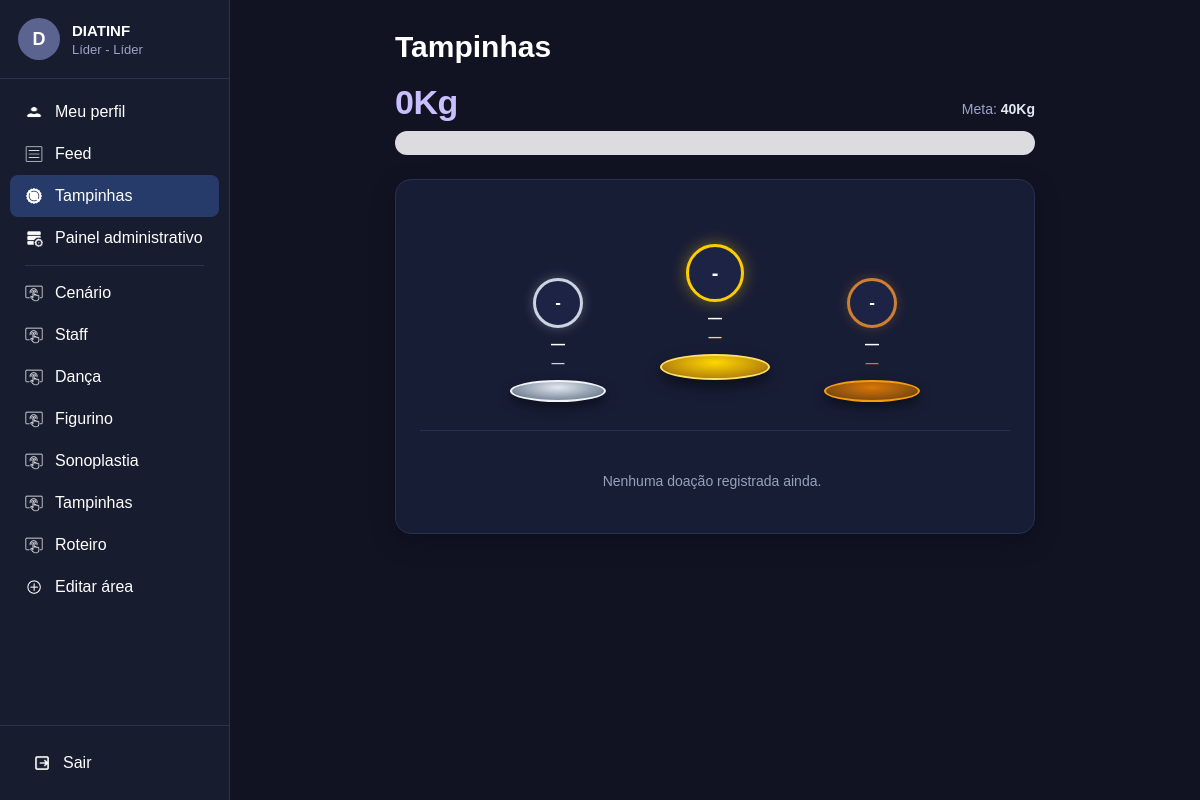
Before: /tampinhas/ (signed in) with the older database file.
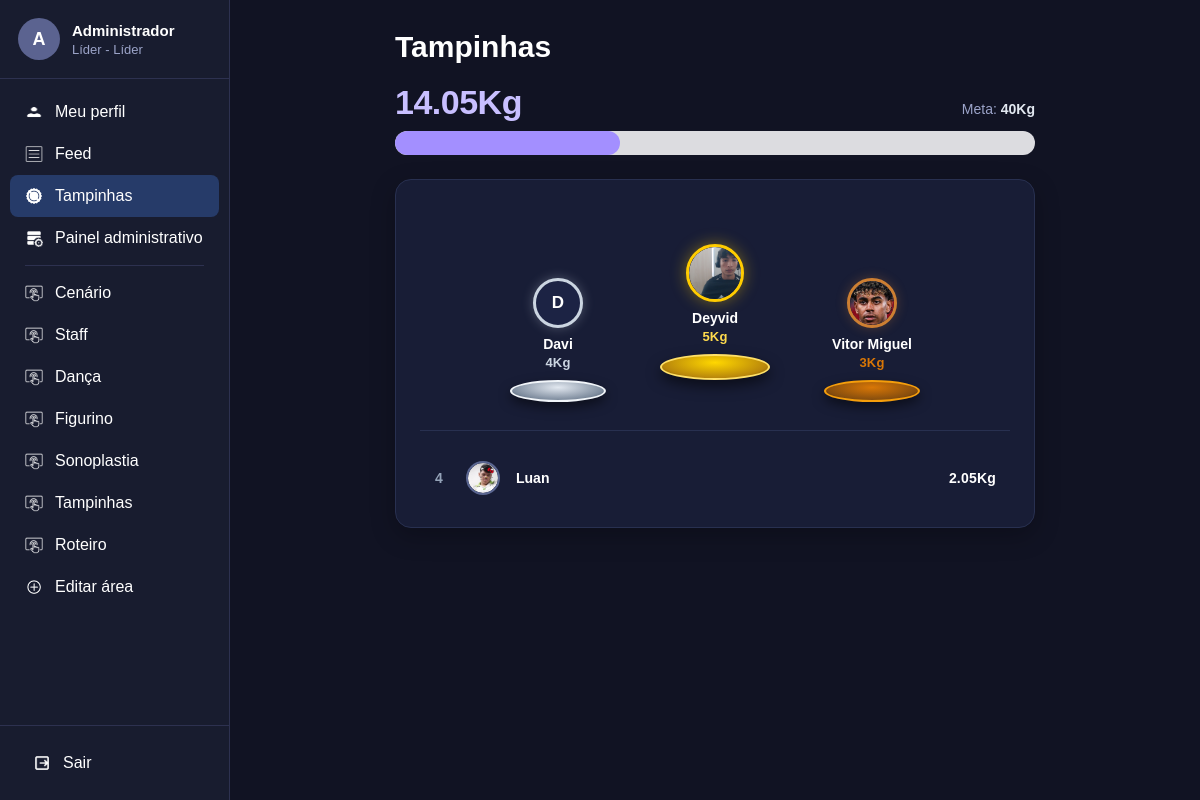
After: the same page with the newer database file.
### usuarios/models.py (models this page shows, shortened)
class Usuario(models.Model):
    nome=models.CharField(max_length=100, blank=True, default="")
    matricula=models.CharField(max_length=20, unique=True)
    senha=models.CharField(max_length=255)
    diretoria=models.CharField(max_length=50)
    areas=models.TextField()
    aprovado=models.BooleanField(default=True)
    sub_lider=models.BooleanField(default=False)
    sublider_de=models.CharField(max_length=50, null=True, blank=True)
    doacao_tampinhas=models.FloatField(default=0)
    foto=models.ImageField(upload_to="perfis/", null=True, blank=True)
    bio=models.TextField(blank=True, default="")
    def nome_exibicao(self):
        if self.nome and self.nome.strip():
            return self.nome.strip()
        return self.matricula
    def inicial_perfil(self):
        base = (self.nome_exibicao() or "U").strip()
        return base[0].upper() if base else "U"
    def eh_administrador(self):
        mat = (self.matricula or "").strip().lower()
        diret = (self.diretoria or "").strip().lower()
        return mat == "admin" or diret in ["líder", "lider", "líder geral", "lider geral"]
    def tem_acesso_painel(self):
        return self.eh_administrador() or self.sub_lider
    def get_areas_sidebar(self):
        if self.eh_administrador():
            return ["Cenário", "Staff", "Dança", "Figurino", "Sonoplastia", "Tampinhas", "Roteiro"]
        return self.get_areas_ordenadas()

### usuarios/views.py (the view)
# urls.py: path("tampinhas/", views.tampinhas, name="tampinhas"),
def tampinhas(request):
    usuario = usuario_logado(request)
    if usuario is None:
        return redirect("login")
    meta_kg = obter_meta_tampinhas_kg()
    meta_kg_formatada = formatar_kg(meta_kg, is_gramas=False)
    total_gramas_geral = DoacaoTampinhas.objects.filter(
        usuario__aprovado=True
    ).exclude(
        usuario__matricula="admin"
    ).aggregate(tot=models.Sum("quantidade_gramas"))["tot"]
    if total_gramas_geral is None:
        total_kg_db = Usuario.objects.filter(aprovado=True).exclude(
            matricula="admin"
        ).aggregate(tot=models.Sum("doacao_tampinhas"))["tot"] or 0
        total_geral_d = Decimal(str(total_kg_db))
    else:
        total_geral_d = Decimal(total_gramas_geral) / Decimal("1000")
    s_tot = f"{total_geral_d:.3f}".rstrip("0").rstrip(".")
    if not s_tot or s_tot == "-0":
        s_tot = "0"
    total_geral_kg = f"{s_tot}Kg"
    if meta_kg > 0:
        progresso_porcentagem = min(100.0, float((total_geral_d / meta_kg) * Decimal("100")))
    else:
        progresso_porcentagem = 0.0
    membros = Usuario.objects.filter(aprovado=True).exclude(matricula="admin")
    membros_validos = [m for m in membros if not m.eh_administrador()]
    ranking = []
    for m in membros_validos:
        tot_g = DoacaoTampinhas.objects.filter(usuario=m).aggregate(
            tot=models.Sum("quantidade_gramas")
        )["tot"]
        if tot_g is None and m.doacao_tampinhas > 0:
            tot_g = int(Decimal(str(m.doacao_tampinhas)) * Decimal("1000"))
        if tot_g and tot_g > 0:
            d_membro = Decimal(tot_g) / Decimal("1000")
            s_membro = f"{d_membro:.3f}".rstrip("0").rstrip(".")
            if not s_membro or s_membro == "-0":
                s_membro = "0"
            ranking.append({
                "usuario": m,
                "matricula": m.matricula,
                "total_gramas": tot_g,
                "total_kg": d_membro,
                "total_formatado": f"{s_membro}Kg",
            })
    ranking.sort(key=lambda x: (-x["total_gramas"], x["matricula"]))
    primeiro = ranking[0] if len(ranking) > 0 else None
    segundo = ranking[1] if len(ranking) > 1 else None
    terceiro = ranking[2] if len(ranking) > 2 else None
    demais_participantes = []
    for idx, item in enumerate(ranking[3:], start=4):
        item_com_posicao = dict(item)
        item_com_posicao["posicao"] = idx
        demais_participantes.append(item_com_posicao)
    return render(request, "tampinhas.html", {
        "usuario": usuario,
        "total_geral_kg": total_geral_kg,
        "progresso_porcentagem": progresso_porcentagem,
        "progresso_porcentagem_css": f"{progresso_porcentagem:.2f}",
        "meta_kg": meta_kg,
        "meta_kg_formatada": meta_kg_formatada,
        "primeiro": primeiro,
        "segundo": segundo,
        "terceiro": terceiro,
        "demais_participantes": demais_participantes,
        "total_participantes": len(ranking),
        "pagina_ativa": "tampinhas",
    })

### usuarios/context_processors.py (called while the page is built, shortened)
def gerar_token_usuario(usuario_id):
    if not usuario_id:
        return ""
    try:
        return signing.dumps({"usuario": int(usuario_id)}, salt=TOKEN_SALT)
    except Exception:
        return ""

def consumir_notificacoes_validas(request, usuario_id):
    notificacoes = []
    try:
        storage = messages.get_messages(request)
        mensagens_brutas = list(storage)
        if hasattr(storage, "_loaded_data"):
            storage._loaded_data = []
        if hasattr(storage, "_queued_messages"):
            storage._queued_messages = []
        storage.used = True
        if hasattr(request, "session") and "_messages" in request.session:
            del request.session["_messages"]
        agora = time.time()
        caminho_atual = unquote(getattr(request, "path", "") or "").rstrip("/") or "/"
        uid_atual_str = str(usuario_id) if usuario_id else "anon"
    except Exception:
        return []
    return notificacoes[-1:]

### usuarios/templates/tampinhas.html (shortened to what the changed rows need)
{% load static %}
<!DOCTYPE html>
<html lang="pt-br">
<head>
    <link rel="stylesheet" href="{% static 'css/base.css' %}">
    <link rel="stylesheet" href="{% static 'css/tampinhas.css' %}">
</head>
<body>
{% include "_sidebar.html" with pagina_ativa="tampinhas" %}
<main class="conteudo">
    <div class="container-pagina container-tampinhas">
        <div class="titulo-pagina">
            <h1>Tampinhas</h1>
        </div>
        <section class="secao-total-tampinhas">
            <div class="cabecalho-meta-tampinhas">
                <div class="total-geral-tampinhas" id="total-geral-tampinhas">
                    {{ total_geral_kg }}
                </div>
                <div class="meta-estabelecida-tampinhas" id="meta-estabelecida-tampinhas">
                    Meta: <strong>{{ meta_kg_formatada }}</strong>
                </div>
            </div>
            <div class="barra-progresso-tampinhas" role="progressbar" aria-valuenow="{{ progresso_porcentagem_css }}" aria-valuemin="0" aria-valuemax="100" aria-label="Progresso da meta de arrecadação">
                <div class="preenchimento-progresso-tampinhas" id="barra-preenchimento-tampinhas" style="width: {{ progresso_porcentagem_css }}%;"></div>
            </div>
        </section>
        <section class="card-ranking-tampinhas">
            <div class="podio-container">
                <div class="podio-coluna podio-segundo">
                    <div class="podio-avatar avatar-prata" style="overflow:hidden;">
                        {% if segundo %}
                            {% if segundo.usuario.foto and segundo.usuario.foto.name %}
                                <img src="{{ segundo.usuario.foto.url }}" alt="{{ segundo.usuario.nome_exibicao }}" class="avatar-foto-img">
                            {% else %}
                                {{ segundo.usuario.inicial_perfil }}
                            {% endif %}
                        {% else %}
                            -
                        {% endif %}
                    </div>
                    <span class="podio-matricula">
                        {% if segundo %}
                            <a href="{% url 'ver_perfil' segundo.usuario.id %}{% if user_token %}?_user_token={{ user_token|urlencode }}{% endif %}" class="link-perfil-usuario">{{ segundo.usuario.nome_exibicao }}</a>
                        {% else %}—{% endif %}
                    </span>
                    <span class="podio-total total-prata">
                        {% if segundo %}{{ segundo.total_formatado }}{% else %}—{% endif %}
                    </span>
                    <div class="podio-degrau degrau-prata"></div>
                </div>
                <div class="podio-coluna podio-primeiro">
                    <div class="podio-avatar avatar-ouro" style="overflow:hidden;">
                        {% if primeiro %}
                            {% if primeiro.usuario.foto and primeiro.usuario.foto.name %}
                                <img src="{{ primeiro.usuario.foto.url }}" alt="{{ primeiro.usuario.nome_exibicao }}" class="avatar-foto-img">
                            {% else %}
                                {{ primeiro.usuario.inicial_perfil }}
                            {% endif %}
                        {% else %}
                            -
                        {% endif %}
                    </div>
                    <span class="podio-matricula">
                        {% if primeiro %}
                            <a href="{% url 'ver_perfil' primeiro.usuario.id %}{% if user_token %}?_user_token={{ user_token|urlencode }}{% endif %}" class="link-perfil-usuario">{{ primeiro.usuario.nome_exibicao }}</a>
                        {% else %}—{% endif %}
                    </span>
                    <span class="podio-total total-ouro">
                        {% if primeiro %}{{ primeiro.total_formatado }}{% else %}—{% endif %}
                    </span>
                    <div class="podio-degrau degrau-ouro"></div>
                </div>
                <div class="podio-coluna podio-terceiro">
                    <div class="podio-avatar avatar-bronze" style="overflow:hidden;">
                        {% if terceiro %}
                            {% if terceiro.usuario.foto and terceiro.usuario.foto.name %}
                                <img src="{{ terceiro.usuario.foto.url }}" alt="{{ terceiro.usuario.nome_exibicao }}" class="avatar-foto-img">
                            {% else %}
                                {{ terceiro.usuario.inicial_perfil }}
                            {% endif %}
                        {% else %}
                            -
                        {% endif %}
                    </div>
                    <span class="podio-matricula">
                        {% if terceiro %}
                            <a href="{% url 'ver_perfil' terceiro.usuario.id %}{% if user_token %}?_user_token={{ user_token|urlencode }}{% endif %}" class="link-perfil-usuario">{{ terceiro.usuario.nome_exibicao }}</a>
                        {% else %}—{% endif %}
                    </span>
                    <span class="podio-total total-bronze">
                        {% if terceiro %}{{ terceiro.total_formatado }}{% else %}—{% endif %}
                    </span>
                    <div class="podio-degrau degrau-bronze"></div>
                </div>
            </div>
            <div class="lista-classificacao-container">
                {% for item in demais_participantes %}
                    <div class="item-ranking-linha">
                        <span class="ranking-posicao">{{ item.posicao }}</span>
                        <a href="{% url 'ver_perfil' item.usuario.id %}{% if user_token %}?_user_token={{ user_token|urlencode }}{% endif %}" class="ranking-avatar" style="overflow:hidden;text-decoration:none;color:inherit;">
                            {% if item.usuario.foto and item.usuario.foto.name %}
                                <img src="{{ item.usuario.foto.url }}" alt="{{ item.usuario.nome_exibicao }}" class="avatar-foto-img">
                            {% else %}
                                {{ item.usuario.inicial_perfil }}
                            {% endif %}
                        </a>
                        <a href="{% url 'ver_perfil' item.usuario.id %}{% if user_token %}?_user_token={{ user_token|urlencode }}{% endif %}" class="ranking-matricula link-perfil-usuario">{{ item.usuario.nome_exibicao }}</a>
                        <span class="ranking-total">{{ item.total_formatado }}</span>
                    </div>
                {% empty %}
                    {% if not primeiro and not segundo and not terceiro %}
                        <p class="mensagem-sem-doacoes">Nenhuma doação registrada ainda.</p>
                    {% endif %}
                {% endfor %}
            </div>
        </section>
    </div>
</main>
</body>
</html>

### usuarios/templates/_sidebar.html (shortened to what this page needs)
{% load static %}
<aside class="sidebar">
    <div>
        <a href="{% url 'meu_perfil' %}{% if user_token %}?_user_token={{ user_token|urlencode }}{% endif %}" class="usuario {% if pagina_ativa == 'perfil' %}usuario-ativo{% endif %}" title="Acessar meu perfil">
            <div class="avatar">
                {% if usuario.foto and usuario.foto.name %}
                    <img src="{{ usuario.foto.url }}" alt="{{ usuario.nome_exibicao }}" class="avatar-foto-img">
                {% else %}
                    {{ usuario.inicial_perfil }}
                {% endif %}
            </div>
            <div class="dados-usuario">
                <h3>{{ usuario.nome_exibicao }}</h3>
                <p>{{ usuario.diretoria }} - {% if usuario.eh_administrador %}Líder{% elif usuario.sub_lider %}Sub-Líder{% else %}Membro{% endif %}</p>
            </div>
        </a>
        <nav class="menu">
            <a href="{% url 'meu_perfil' %}{% if user_token %}?_user_token={{ user_token|urlencode }}{% endif %}" class="{% if pagina_ativa == 'perfil' %}ativo{% endif %}">
                <img src="{% static 'imgs/icone-usuario.png' %}" alt="Perfil">
                <span>Meu perfil</span>
            </a>
            <a href="{% url 'feed' %}{% if user_token %}?_user_token={{ user_token|urlencode }}{% endif %}" class="{% if pagina_ativa == 'feed' %}ativo{% endif %}">
                <img src="{% static 'imgs/icone-feed.png' %}" alt="Feed">
                <span>Feed</span>
            </a>
            <a href="{% url 'tampinhas' %}{% if user_token %}?_user_token={{ user_token|urlencode }}{% endif %}" class="{% if pagina_ativa == 'tampinhas' %}ativo{% endif %}">
                <img src="{% static 'imgs/icone-tampinhas.png' %}" alt="Tampinhas">
                <span>Tampinhas</span>
            </a>
            {% if usuario.tem_acesso_painel %}
                <a href="{% url 'painel_administrativo' %}{% if user_token %}?_user_token={{ user_token|urlencode }}{% endif %}" class="{% if pagina_ativa == 'painel' %}ativo{% endif %}">
                    <img src="{% static 'imgs/icone-painel.png' %}" alt="Painel">
                    <span class="texto-painel">Painel administrativo</span>
                </a>
            {% endif %}
            <div class="menu-separador"></div>
            {% for area in usuario.get_areas_sidebar %}
                <a href="{% url 'chat_area' area %}{% if user_token %}?_user_token={{ user_token|urlencode }}{% endif %}" class="{% if area_ativa == area %}ativo{% endif %}">
                    <img src="{% static 'imgs/icone-area.png' %}" alt=""><span>{{ area }}</span>
                </a>
            {% endfor %}
            <a href="{% url 'nova_area' %}{% if user_token %}?_user_token={{ user_token|urlencode }}{% endif %}" class="{% if pagina_ativa == 'nova_area' %}ativo{% endif %}">
                <img src="{% static 'imgs/icone-editar-area.png' %}" alt="Editar área">
                <span>Editar área</span>
            </a>
        </nav>
    </div>
    <div class="rodape-sidebar">
        <a href="{% url 'sair' %}" id="link-sair-sidebar" onclick="return confirm('Deseja realmente sair da sua conta?');">
            <img src="{% static 'imgs/icone-sair.png' %}" alt="Sair">
            <span>Sair</span>
        </a>
    </div>
</aside>

Changed rows visible on the page:
changed Usuario "Líder": inicial_perfil "D" → "A"; nome_exibicao "DIATINF" → "Administrador"
now on this page (row edited): Usuario: usuario.inicial_perfil "D", usuario.nome_exibicao "Davi"
now on this page (row edited): Usuario: usuario.foto (picture), usuario.nome_exibicao "Deyvid"
now on this page (row edited): Usuario: usuario.foto (picture), usuario.nome_exibicao "Vitor Miguel"
now on this page (row edited): Usuario: posicao "4", usuario.foto (picture), usuario.nome_exibicao "Luan", total_formatado "2.05Kg"
Other visible differences:
{{ total_geral_kg }}: "0Kg" → "14.05Kg"
{{ segundo.total_formatado }}: (not shown) → "4Kg"
{{ primeiro.total_formatado }}: (not shown) → "5Kg"
{{ terceiro.total_formatado }}: (not shown) → "3Kg"
text no longer shown: "- — — - — — - — — Nenhuma doação registrada ainda."
